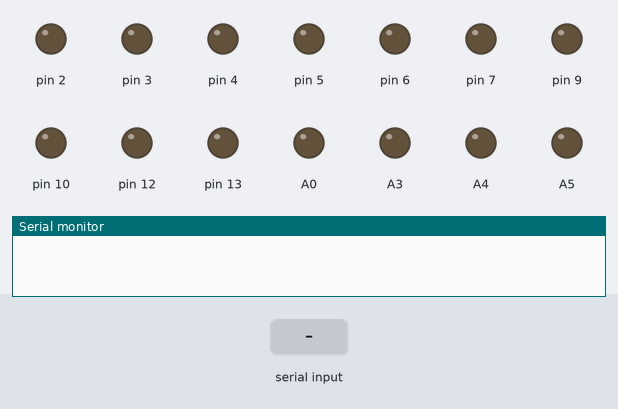
The sketch below on a simulated Arduino Uno, built with avr-gcc and run on an emulated ATmega328P. Parts: output pins drawn as LEDs (lit = HIGH), the last lines printed to the serial monitor. Inputs (shaded band) come from the test bench.

Above: at 1.2 s.
1.3 s: "90,45\n" received over Serial
At 2.1 s:
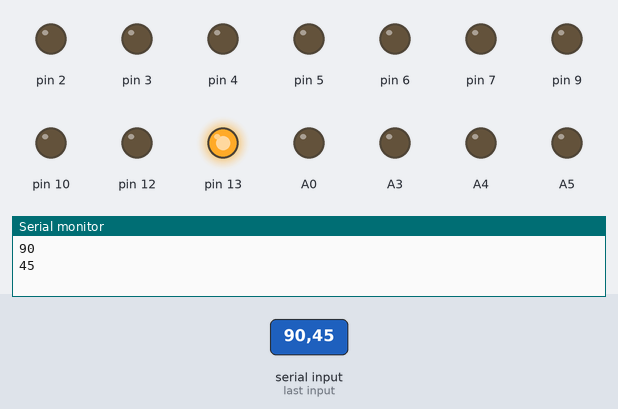
At 11.4 s:
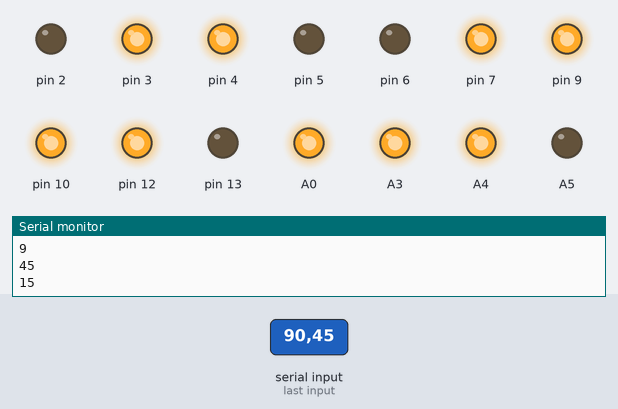
Timing chart, 0 to 19.8 s (numbered marks = the images above; inputs shaded):
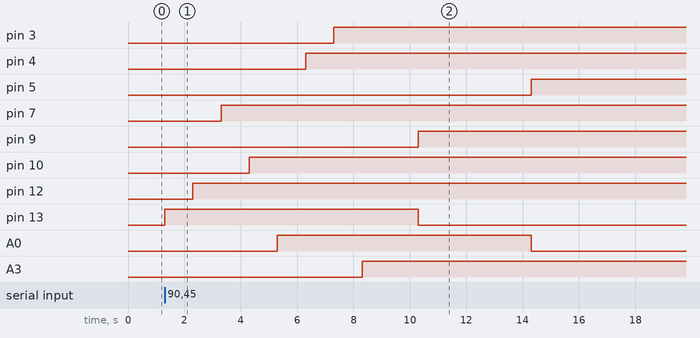

Measured:
- after the input at 1.3 s, pin 3: LOW → HIGH after 6.0 s; pin 4: LOW → HIGH after 5.0 s; pin 5: LOW → HIGH after 13.0 s; pin 7: LOW → HIGH after 2.0 s; pin 9: LOW → HIGH after 9.0 s

The sketch:

Matematik_Projesi.ino
```cpp
int gelen=0;

void setup() {
  Serial.begin(9600);
  pinMode(2,OUTPUT);
  pinMode(3,OUTPUT);
  pinMode(4,OUTPUT);
  pinMode(5,OUTPUT);
  pinMode(6,OUTPUT);
  pinMode(7,OUTPUT);
  pinMode(8,OUTPUT);
  pinMode(9,OUTPUT);
  pinMode(10,OUTPUT);
  pinMode(11,OUTPUT);
  pinMode(12,OUTPUT);
  pinMode(13,OUTPUT);
  pinMode(A0,OUTPUT);
  pinMode(A1,OUTPUT);
  pinMode(A2,OUTPUT);
  pinMode(A3,OUTPUT);
  pinMode(A4,OUTPUT);
  pinMode(A5,OUTPUT);

}

void loop() {
  if(Serial.available()>1)
  {
  gelen = Serial.parseInt();
  Serial.println(gelen);
  if (gelen%2==0)
  {
  digitalWrite(13,HIGH);
  Serial.println(gelen/2);
  digitalWrite(9,LOW);
  delay(1000);
  }
  else
  {
  digitalWrite(13,LOW);
  digitalWrite(9,HIGH);
  delay(1000);
  }
  if (gelen%3==0){
    digitalWrite(12,HIGH);
    Serial.println(gelen/3);
    digitalWrite(8,LOW);
    delay(1000);
  }
  else{
    digitalWrite(12,LOW);
    digitalWrite(8,HIGH);
    delay(1000);
  }
  if (gelen%4==0){
    digitalWrite(11,HIGH);
    Serial.println(gelen/4);
    digitalWrite(7,LOW);
    delay(1000);
  }
  else{
    digitalWrite(11,LOW);
    digitalWrite(7,HIGH);
    delay(1000);
  }
  if(gelen%5==0){
    digitalWrite(10,HIGH);
    Serial.println(gelen/5);
    digitalWrite(6,LOW);
    delay(1000);
  }
  else{
    digitalWrite(10,LOW);
    digitalWrite(6,HIGH);
    delay(1000);
  }
    if(gelen%6==0){
    digitalWrite(A0,HIGH);
    Serial.println(gelen/6);
    digitalWrite(5,LOW);
    delay(1000);
  }
  else{
    digitalWrite(A0,LOW);
    digitalWrite(5,HIGH);
    delay(1000);
  }
    if(gelen%7==0){
    digitalWrite(A1,HIGH);
    Serial.println(gelen/7);
    digitalWrite(4,LOW);
    delay(1000);
  }
  else{
    digitalWrite(A1,LOW);
    digitalWrite(4,HIGH);
    delay(1000);
  }
    if(gelen%8==0){
    digitalWrite(A2,HIGH);
    Serial.println(gelen/8);
    digitalWrite(3,LOW);
    delay(1000);
  }
  else{
    digitalWrite(A2,LOW);
    digitalWrite(3,HIGH);
    delay(1000);
  }
    if(gelen%9==0){
    digitalWrite(A3,HIGH);
    Serial.println(gelen/9);
    digitalWrite(2,LOW);
    delay(1000);
  }
  else{
    digitalWrite(A3,LOW);
    digitalWrite(2,HIGH);
    delay(1000);
  }
    if(gelen%10==0){
    digitalWrite(A4,HIGH);
    Serial.println(gelen/10);
    digitalWrite(A5,LOW);
    delay(1000);
  }
  else{
    digitalWrite(A4,LOW);
    digitalWrite(A5,HIGH);
    delay(1000);
  }
  }
  else
  return;
  }
```
